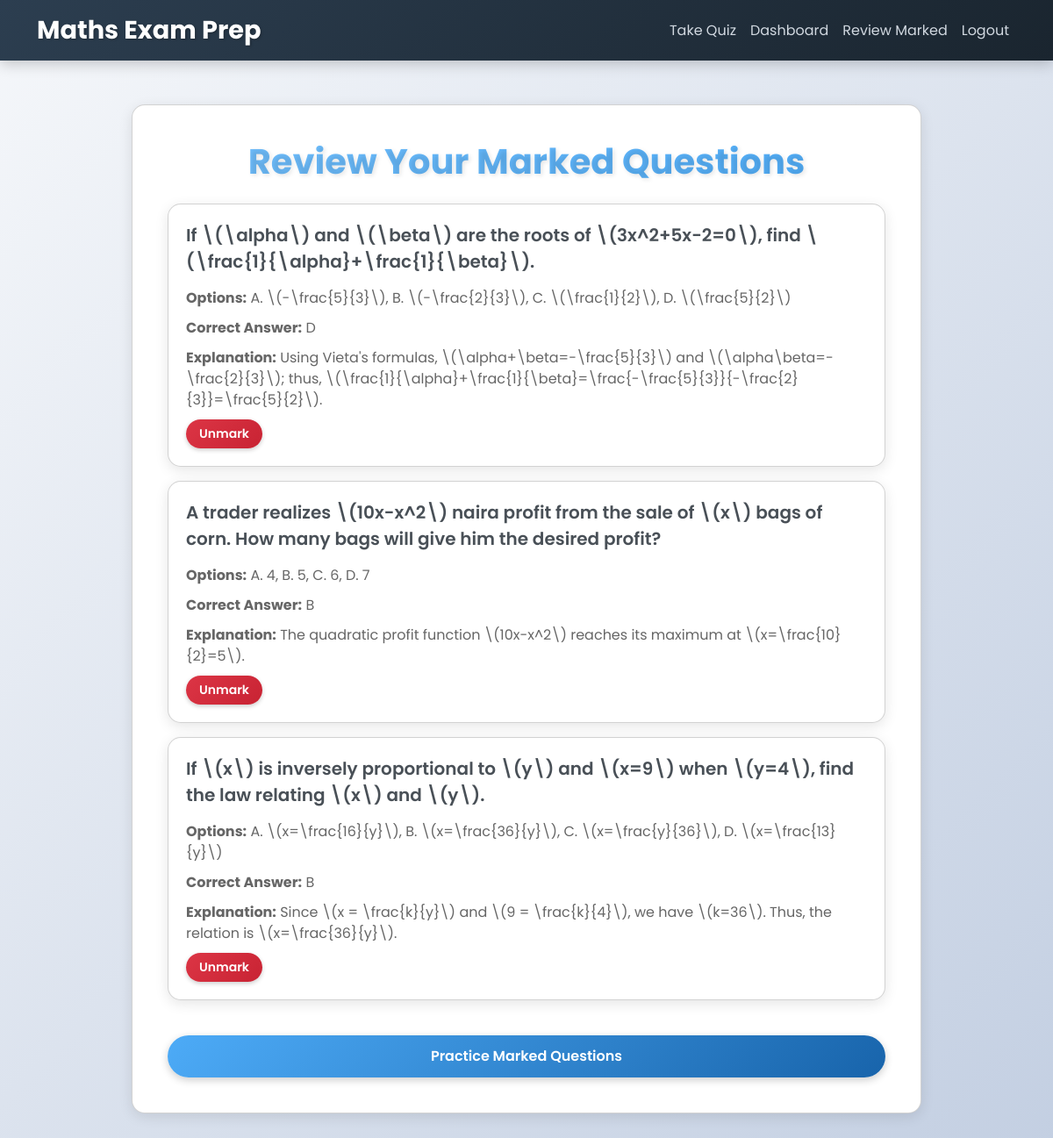
Screenshot of /review (signed in) with the database file from the repository.
### app/models.py (models this page shows, shortened)
class Question(db.Model):
    id = db.Column(db.Integer, primary_key=True)
    topic = db.Column(db.String(100), nullable=False)
    difficulty = db.Column(db.Integer, nullable=False)
    question_text = db.Column(db.Text, nullable=False)
    option_a = db.Column(db.String(100), nullable=False)
    option_b = db.Column(db.String(100), nullable=False)
    option_c = db.Column(db.String(100), nullable=False)
    option_d = db.Column(db.String(100), nullable=False)
    correct_option = db.Column(db.String(10), nullable=False)
    explanation = db.Column(db.Text, nullable=True)
    exam_year = db.Column(db.String(50), nullable=True)  # New metadata field

### app/routes.py (the view)
@app.route('/review')
@login_required
def review():
    review_questions = ReviewQuestion.query.filter_by(user_id=current_user.id).all()
    questions = [rq.question for rq in review_questions]
    return render_template('review.html', questions=questions)

### app/models.py (called while the page is built)
@login_manager.user_loader
def load_user(user_id):
    return User.query.get(int(user_id))

### app/templates/review.html (shortened to what this page needs)
<!DOCTYPE html>
<html lang="en">
<head>
    <link href="https://cdn.jsdelivr.net/npm/bootstrap@5.3.3/dist/css/bootstrap.min.css" rel="stylesheet">
</head>
<body>
    <nav class="navbar navbar-expand-lg navbar-dark bg-dark">
        <div class="container">
            <a class="navbar-brand" href="{{ url_for('home') }}">Maths Exam Prep</a>
            <div class="collapse navbar-collapse" id="navbarNav">
                <ul class="navbar-nav ms-auto">
                    <li class="nav-item"><a class="nav-link" href="{{ url_for('quiz') }}">Take Quiz</a></li>
                    <li class="nav-item"><a class="nav-link" href="{{ url_for('dashboard') }}">Dashboard</a></li>
                    <li class="nav-item"><a class="nav-link active" href="{{ url_for('review') }}">Review Marked</a></li>
                    <li class="nav-item"><a class="nav-link" href="{{ url_for('logout') }}">Logout</a></li>
                </ul>
            </div>
        </div>
    </nav>
    <div class="container">
        <div class="card review-card">
            <h2 class="text-center mb-4">Review Your Marked Questions</h2>
            {% if questions %}
                {% for question in questions %}
                    <div class="card mb-3">
                        <div class="card-body">
                            <h5>{{ question.question_text | safe }}</h5>
                            <p><strong>Options:</strong> A. {{ question.option_a | safe }}, B. {{ question.option_b | safe }}, C. {{ question.option_c | safe }}, D. {{ question.option_d | safe }}</p>
                            <p><strong>Correct Answer:</strong> {{ question.correct_option | safe }}</p>
                            <p><strong>Explanation:</strong> {{ question.explanation | safe or "No explanation available." }}</p>
                            <button class="btn btn-danger btn-sm" onclick="unmarkForReview({{ question.id }})">Unmark</button>
                        </div>
                    </div>
                {% endfor %}
                <div class="d-grid mt-4">
                    {% if questions|length >= 3 %}
                        <a href="{{ url_for('marked_quiz') }}" class="btn btn-primary">Practice Marked Questions</a>
                    {% endif %}
                </div>
            {% else %}
                <p class="text-center">No questions marked for review yet.</p>
                <div class="d-grid">
                    <a href="{{ url_for('quiz') }}" class="btn btn-primary">Take a Quiz</a>
                </div>
            {% endif %}
        </div>
    </div>
</body>
</html>

### app/templates/review.html (style rules this page uses)
body { background: linear-gradient(135deg, #f5f7fa 0%, #c3cfe2 100%); font-family: 'Poppins', sans-serif; color: #333; min-height: 100vh; }
.navbar { background: linear-gradient(135deg, #2c3e50, #1a252f); box-shadow: 0 4px 15px rgba(0, 0, 0, 0.2); }
.navbar-brand { font-weight: 700; font-size: 1.8rem; color: #fff; text-shadow: 1px 1px 3px rgba(0, 0, 0, 0.3); }
.nav-link { color: #d1d8e0 !important; transition: color 0.3s ease; }
.review-card { max-width: 900px; margin: 50px auto; border-radius: 20px; box-shadow: 0 6px 25px rgba(0, 0, 0, 0.15); padding: 40px; background: #fff; transition: transform 0.3s ease; }
h2 { font-weight: 700; font-size: 2.5rem; color: #2c3e50; text-shadow: 2px 2px 5px rgba(0, 0, 0, 0.1); background: linear-gradient(135deg, #74c0fc, #4dabf7); -webkit-background-clip: text; -webkit-text-fill-color: transparent; animation: fadeInDown 0.8s ease-in-out; }
.card { border-radius: 15px; box-shadow: 0 4px 15px rgba(0, 0, 0, 0.1); background: #fff; }
.card-body { padding: 20px; }
.card-body h5 { font-size: 1.25rem; font-weight: 600; color: #495057; margin-bottom: 15px; line-height: 1.5; }
.card-body p { font-size: 1rem; color: #666; margin-bottom: 10px; line-height: 1.5; }
.btn-danger { background: linear-gradient(135deg, #dc3545, #c82333); border: none; border-radius: 20px; padding: 6px 15px; font-weight: 600; box-shadow: 0 2px 5px rgba(0, 0, 0, 0.2); transition: all 0.3s ease; }
.btn-primary { background: linear-gradient(135deg, #4dabf7, #1864ab); border: none; border-radius: 30px; padding: 12px 35px; font-weight: 600; box-shadow: 0 3px 10px rgba(0, 0, 0, 0.2); transition: all 0.3s ease; }

### rows the page displays
Question: question_text "If \\(\\alpha\\) and \\(\\beta\\) are the roots of \\(3x^2+5x-2=0\\), find \\(\\frac{1}{\\alpha}+\\frac{1}{\\beta}\\).", option_a "\\(-\\frac{5}{3}\\)", option_b "\\(-\\frac{2}{3}\\)", option_c "\\(\\frac{1}{2}\\)", option_d "\\(\\frac{5}{2}\\)", correct_option "D", explanation "Using Vieta's formulas, \\(\\alpha+\\beta=-\\frac{5}{3}\\) and \\(\\alpha\\beta=-\\frac{2}{3}\\); thus, \\(\\frac{1}{\\alpha}+\\frac{1}{\\beta}=\\frac{-\\frac{5}{3}}{-\\frac{2}{3}}=\\frac{5}{2}\\)."
Question: question_text "A trader realizes \\(10x-x^2\\) naira profit from the sale of \\(x\\) bags of corn. How many bags will give him the desired profit?", option_a "4", option_b "5", option_c "6", option_d "7", correct_option "B", explanation "The quadratic profit function \\(10x-x^2\\) reaches its maximum at \\(x=\\frac{10}{2}=5\\)."
Question: question_text "If \\(x\\) is inversely proportional to \\(y\\) and \\(x=9\\) when \\(y=4\\), find the law relating \\(x\\) and \\(y\\).", option_a "\\(x=\\frac{16}{y}\\)", option_b "\\(x=\\frac{36}{y}\\)", option_c "\\(x=\\frac{y}{36}\\)", option_d "\\(x=\\frac{13}{y}\\)", correct_option "B", explanation "Since \\(x = \\frac{k}{y}\\) and \\(9 = \\frac{k}{4}\\), we have \\(k=36\\). Thus, the relation is \\(x=\\frac{36}{y}\\)."
